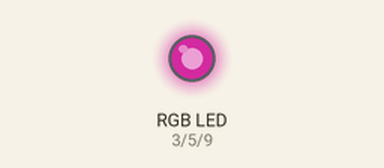
Bench run of a sketch on a simulated Arduino Uno, built with avr-gcc and run on an emulated ATmega328P. On the bench: an RGB LED mixed from three pins (HIGH = lit). Dim RGB values are drawn brighter than linear.

Above: at 0.1 s.
Timing chart, 0 to 1.6 s (numbered marks = the images above):
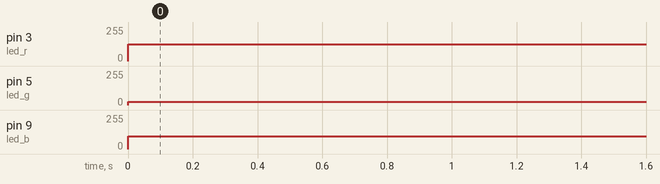

The sketch:

simpleSketch.ino
```cpp
//Pin für die rote Farbe der LED am digitalen PWM Pin D3 angeschlossen
#define led_r 3
//Pin für die grüne Farbe der LED am digitalen PWM Pin D5 angeschlossen
#define led_g 5
//Pin für die blaue Farbe der LED am digitalen PWM Pin D9 angeschlossen
#define led_b 9

void setup() {
  //setzen der Pins als Ausgänge
  pinMode(led_r, OUTPUT);
  pinMode(led_g, OUTPUT);
  pinMode(led_b, OUTPUT);
}

void loop() {
  //schreiben der RGB Werte auf die einzelnen Ausgänge
  analogWrite(led_r, 125);
  analogWrite(led_g, 25);
  analogWrite(led_b, 95);
}
```

Measured:
- by itself, pin 3 (led_r): 0/255 → 125/255 at 0.00 s
- by itself, pin 5 (led_g): 0/255 → 25/255 at 0.00 s
- by itself, pin 9 (led_b): 0/255 → 95/255 at 0.00 s
